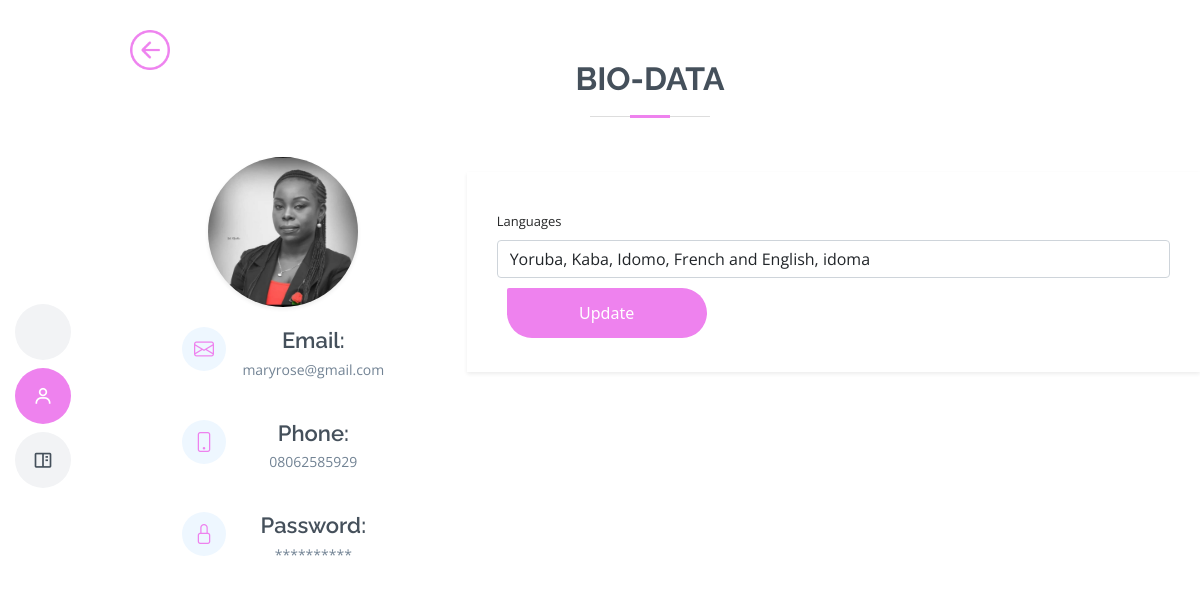
The page /language (signed in) on the database its author committed.
### fc/models.py (models this page shows)
class User(db.Model, UserMixin):
    id = db.Column(db.Integer, primary_key=True)
    username = db.Column(db.String(255), nullable=True)
    name = db.Column(db.String(255), nullable=True)
    email = db.Column(db.String(255), unique=True, nullable=True)
    password = db.Column(db.String(255), nullable=False)
    secret_key = db.Column(db.String(255), nullable=True)
    phone = db.Column(db.String(255), nullable=True)
    gender = db.Column(db.String(255), nullable=True)
    state_of_origin = db.Column(db.String(255), nullable=True)
    country = db.Column(db.String(255), nullable=True)
    created_at = db.Column(db.DateTime(), default=datetime.utcnow)
    date_of_birth =db.Column(db.String(255), nullable=True)
    image = db.Column(db.String(255), nullable=True, default='default.jpg')
    fc_image = db.Column(db.String(255), nullable=True, default='default.jpg')
    pro_status = db.Column(db.String(255), nullable=True, default= 0)
    active = db.Column(db.Boolean())
    confirmed_at = db.Column(db.DateTime())

class Worker(db.Model, UserMixin):
    id = db.Column(db.Integer, primary_key=True)
    fc_id = db.Column(db.String(255), nullable=False)
    name = db.Column(db.String(255), nullable=False)
    email = db.Column(db.String(255), unique=True, nullable=False)
    phone = db.Column(db.String(255), unique=True, nullable=False)
    role = db.Column(db.String(255), nullable=False)
    gender = db.Column(db.String(255), nullable=False)
    date_of_birth =db.Column(db.String(255), nullable=True)
    country = db.Column(db.String(255), nullable=True)
    city = db.Column(db.String(255), nullable=True)
    age = db.Column(db.String(255), nullable=True)
    about = db.Column(db.String(255), nullable=True)
    id_card = db.Column(db.String(255), nullable=True)
    marrital_status = db.Column(db.String(255), nullable=True)
    education = db.Column(db.String(255), nullable=True)
    religion = db.Column(db.String(255), nullable=True)
    languages = db.Column(db.String(255), nullable=True)
    hobbies = db.Column(db.String(255), nullable=True)
    number_of_jobs = db.Column(db.String(255), nullable=True)
    stars = db.Column(db.String(255), nullable=True)
    fc_image = db.Column(db.String(255), nullable=True, default='default.jpg')
    image = db.Column(db.String(255), nullable=True, default='default.jpg')
    completed_at = db.Column(db.DateTime(), default=datetime.utcnow)
    status = db.Column(db.String(255), nullable=True, default= 0)
    active = db.Column(db.Boolean())
    confirmed_at = db.Column(db.DateTime())

### fc/routes.py (the view)
@app.route('/language' , methods=['GET', 'POST'])
@login_required
def editlang():
  update_lang = Worker.query.filter_by(email=current_user.email).first()
  form = UpdateLanguageForm()
  if form.validate_on_submit():
    update_lang.languages = form.languages.data
    db.session.commit()
    return redirect (url_for('profile'))
  elif request.method == 'GET':
    form.languages.data = update_lang.languages
  image = url_for('static', filename='user_uploads/' + str(current_user.fc_image))
  return render_template('/editlang.html', title='Edit Education', image = image, form = form)

### fc/forms.py
class UpdateLanguageForm(FlaskForm):
    languages = StringField('Languages', validators=[DataRequired(), Length(min=8, max=150, message=('Please enter the languages you understand '))])
    submit = SubmitField ('Update')

### fc/__init__.py (called while the page is built)
@login_manager.user_loader
def load_user(user_id):
	return User.query.get(int(user_id))

### fc/templates/editlang.html (shortened to what this page needs)
<!DOCTYPE html>
<html lang="en">
<head>
  <link href="/static/profile_style/assets/vendor/aos/aos.css" rel="stylesheet">
  <link href="/static/profile_style/assets/vendor/bootstrap/css/bootstrap.min.css" rel="stylesheet">
  <link href="/static/profile_style/assets/vendor/bootstrap-icons/bootstrap-icons.css" rel="stylesheet">
  <link href="/static/profile_style/assets/vendor/boxicons/css/boxicons.min.css" rel="stylesheet">
  <link href="/static/profile_style/assets/vendor/glightbox/css/glightbox.min.css" rel="stylesheet">
  <link href="/static/profile_style/assets/vendor/swiper/swiper-bundle.min.css" rel="stylesheet">
  <link href="/static/profile_style/assets/css/style.css" rel="stylesheet">
</head>
<body>
  <header id="header" class="d-flex flex-column justify-content-center">
    <nav id="navbar" class="navbar nav-menu">
      <ul>
        <li><a href="{{ url_for('field') }}" class="nav-link scrollto ">   <span>Home</span></a></li>
        <li><a href="#resume" class="nav-link scrollto active"><i class="bx bx-user"></i> <span>About Me</span></a></li>
        <li><a href="#portfolio" class="nav-link scrollto"><i class="bx bx-book-content"></i> <span>My Services</span></a></li>
      </ul>
    </nav>
  </header>
  <main id="main">
  <div style="margin:30px; width:400px; display:flex; position: fixed; z-index:900">
<a href="{{url_for('profile') }}">
  <img src="/static/profile_style/assets/img/new/back-button1.png" alt="back-button"  style="width:40px; height:40px;">
</a>
</div>
 <section id="contact" class="contact">
      <div class="container" data-aos="fade-up">
        <div class="section-title ">
          <h2>Bio-data</h2>
        </div>
        <div class="row mt-1 ">
          <div class="col-lg-4" style="margin-top:-15px">
          <center>
          <img src="{{image}}" class=" card border-0 shadow-sm" style="width:150px; height:150px; border-radius:100px;">
          </center>
          <center style="padding:20px 70px">
            <div class="info">
              <div class="address">
                 <i class="bi bi-envelope"></i>
                <h4 >Email:</h4>
                <p>{{current_user.email}}</p>
              </div>
              <div class="email">
                <i class="bi bi-phone"></i>
                <h4>Phone:</h4>
                <p>{{current_user.phone}}</p>
              </div>
              <div class="phone">
                <i class="bi bi-lock"></i>
                <h4>Password:</h4>
                <p>**********</p>
              </div>
            </div>
          </center>
          </div>
          <div class="col-lg-8 mt-5 mt-lg-0 border-1 shadow-sm" style="padding: 20px 30px; height:200px">
            <form method="post" action="{{ url_for('editlang') }}" enctype="multipart/form-data" accept-charset="UTF-8" autocomplete="off">
              <div class="form-group mt-3">
                {{ form.languages.label(class="form-label", style="font-size:13px") }}
                      {% if form.languages.errors %}
                      {{ form.languages(class="form-control is-invalid") }}
                        <ul class="errors">
                          {% for error in form.languages.errors %}
                            <li>{{ error }}</li>
                          {% endfor %}
                        </ul>
                        {% else %}
                         {{ form.languages(class="form-control", id="md-phone") }}
                  {% endif %}
              </div>
              <div class="row">
              <div class="table_btn">
              {{ form.submit( class="btn", style="font-family:system-ui; font-weight:100; width:200px;height:50px;margin:10px;background-color:violet; padding:10px; color:#ffffff; border-bottom-right-radius:50px;border-bottom-left-radius:50px; border-top-right-radius:50px") }}
              </div>
            </form>
          </div>
        </div>
      </div>
    </section>
  </main>
</body>
</html>

### fc/static/profile_style/assets/css/style.css (style rules this page uses)
body { font-family: "Open Sans", sans-serif; color: #272829; }
a { color: violet; text-decoration: none; }
h1, h2, h3, h4, h5, h6 { font-family: "Raleway", sans-serif; }
#header { position: fixed; top: 0; left: 0; bottom: 0; z-index: 9997; transition: all 0.5s; padding: 15px; overflow-y: auto; }
@media (min-width: 992px) { #main { margin-left: 100px; } }
.nav-menu { padding: 0; display: block; }
.nav-menu * { margin: 0; padding: 0; list-style: none; }
.nav-menu > ul > li { position: relative; white-space: nowrap; }
.nav-menu a, .nav-menu a:focus { display: flex; align-items: center; color: #45505b; padding: 10px 18px; margin-bottom: 8px; transition: 0.3s; font-size: 15px; border-radius: 50px; background: #f2f3f5; height: 56px; width: 100%; overflow: hidden; transition: 0.3s; }
.nav-menu a i, .nav-menu a:focus i { font-size: 20px; }
@media (min-width: 992px) { .nav-menu a, .nav-menu a:focus { width: 56px; } }
.nav-menu a:hover, .nav-menu .active, .nav-menu .active:focus, .nav-menu li:hover > a { color: #fff; background: violet; }
section { padding: 60px 0; overflow: hidden; }
.section-title { text-align: center; padding-bottom: 30px; }
.section-title h2 { font-size: 32px; font-weight: bold; text-transform: uppercase; margin-bottom: 20px; padding-bottom: 20px; position: relative; color: #45505b; }
.section-title h2::before { content: ''; position: absolute; display: block; width: 120px; height: 1px; background: #ddd; bottom: 1px; left: calc(50% - 60px); }
.section-title h2::after { content: ''; position: absolute; display: block; width: 40px; height: 3px; background: violet; bottom: 0; left: calc(50% - 20px); }
.contact .info { width: 100%; background: #fff; }
.contact .info i { font-size: 20px; color: violet; float: left; width: 44px; height: 44px; background: #eef7ff; display: flex; justify-content: center; align-items: center; border-radius: 50px; transition: all 0.3s ease-in-out; }
.contact .info h4 { padding: 0 0 0 60px; font-size: 22px; font-weight: 600; margin-bottom: 5px; color: #45505b; }
.contact .info p { padding: 0 0 0 60px; margin-bottom: 0; font-size: 14px; color: #728394; }
.contact .info .email, .contact .info .phone { margin-top: 40px; }

### rows shown on the page
User: email "maryrose@gmail.com", phone "08062585929"
Worker: languages "Yoruba, Kaba, Idomo, French and English, idoma"
